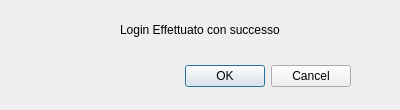
<?xml version="1.0" encoding="UTF-8"?>
<ui version="4.0">
 <class>logineffettuato</class>
 <widget class="QDialog" name="logineffettuato">
  <property name="geometry">
   <rect>
    <x>0</x>
    <y>0</y>
    <width>400</width>
    <height>110</height>
   </rect>
  </property>
  <property name="windowTitle">
   <string>Dialog</string>
  </property>
  <widget class="QDialogButtonBox" name="buttonBox">
   <property name="geometry">
    <rect>
     <x>10</x>
     <y>60</y>
     <width>341</width>
     <height>32</height>
    </rect>
   </property>
   <property name="orientation">
    <enum>Qt::Horizontal</enum>
   </property>
   <property name="standardButtons">
    <set>QDialogButtonBox::Cancel|QDialogButtonBox::Ok</set>
   </property>
  </widget>
  <widget class="QLabel" name="label">
   <property name="geometry">
    <rect>
     <x>120</x>
     <y>20</y>
     <width>201</width>
     <height>20</height>
    </rect>
   </property>
   <property name="text">
    <string>Login Effettuato con successo</string>
   </property>
  </widget>
 </widget>
 <resources/>
 <connections>
  <connection>
   <sender>buttonBox</sender>
   <signal>accepted()</signal>
   <receiver>logineffettuato</receiver>
   <slot>accept()</slot>
   <hints>
    <hint type="sourcelabel">
     <x>248</x>
     <y>254</y>
    </hint>
    <hint type="destinationlabel">
     <x>157</x>
     <y>274</y>
    </hint>
   </hints>
  </connection>
  <connection>
   <sender>buttonBox</sender>
   <signal>rejected()</signal>
   <receiver>logineffettuato</receiver>
   <slot>reject()</slot>
   <hints>
    <hint type="sourcelabel">
     <x>316</x>
     <y>260</y>
    </hint>
    <hint type="destinationlabel">
     <x>286</x>
     <y>274</y>
    </hint>
   </hints>
  </connection>
 </connections>
</ui>
